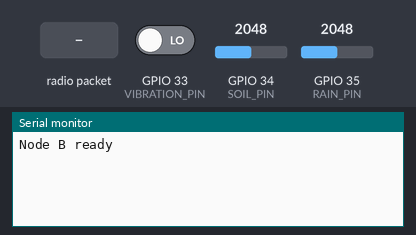
The sketch below on a simulated ESP32. On the bench: the last lines printed to the serial monitor. The test bench sets the inputs (shaded band); at power-on: GPIO 34 (SOIL_PIN) = 2048, GPIO 35 (RAIN_PIN) = 2048, GPIO 33 (VIBRATION_PIN) LOW (analog values on the 0–4095 scale). No radio packets arrive unless stated.

Above: at 1.2 s.
1.3 s: radio packet "A|" arrives
At 2.7 s:
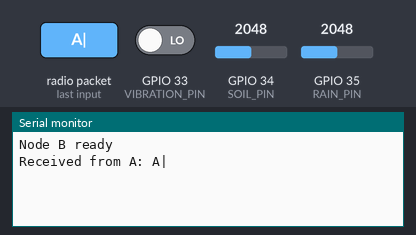
6.5 s: GPIO 34 (SOIL_PIN) set to 2866
At 7.0 s:
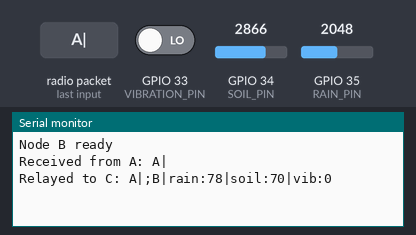
8.0 s: GPIO 35 (RAIN_PIN) set to 2866
9.5 s: GPIO 33 (VIBRATION_PIN) driven HIGH
At 10.8 s:
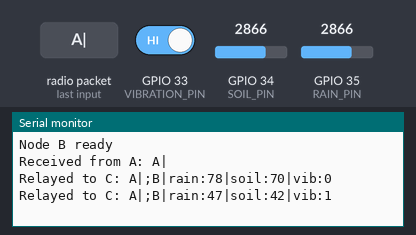

The sketch:

node_B_landslide.ino
```cpp
// ============================================================
// NODE B - Hilly / Landslide Zone
// Sensors: Rain + Soil moisture + Vibration
// Relays Node A's data (received via LoRa) combined with its
// own readings onward to Node C every 5 seconds
// ============================================================

#include <SPI.h>
#include <LoRa.h>

// LoRa pins
#define LORA_SS   5
#define LORA_RST  14
#define LORA_DIO0 2

// Sensor pins
#define SOIL_PIN       34   // analog
#define RAIN_PIN       35   // analog
#define VIBRATION_PIN  33   // digital

const long SEND_INTERVAL = 5000;
unsigned long lastSend = 0;

String lastAData = "";
unsigned long lastAReceivedTime = 0;
const unsigned long A_DATA_TIMEOUT = 30000; // treat A's data as stale after 30s

// ---- Calibrate these against your actual sensors ----
int SOIL_AIR_VALUE   = 4095;  // raw value when soil sensor is dry/in air
int SOIL_WATER_VALUE = 1200;  // raw value when soil sensor is in water
int RAIN_DRY_VALUE   = 4095;  // raw value when rain sensor is dry
int RAIN_WET_VALUE   = 1500;  // raw value when rain sensor is fully wet

void setup() {
  Serial.begin(115200);

  analogReadResolution(12);
  analogSetAttenuation(ADC_11db);
  pinMode(VIBRATION_PIN, INPUT);

  LoRa.setPins(LORA_SS, LORA_RST, LORA_DIO0);
  if (!LoRa.begin(433E6)) {        // must match Node A and Node C
    Serial.println("LoRa init failed. Check wiring.");
    while (1);
  }

  Serial.println("Node B ready");
}

void loop() {
  // 1. Listen for incoming data from Node A
  int packetSize = LoRa.parsePacket();
  if (packetSize) {
    String incoming = "";
    while (LoRa.available()) {
      incoming += (char)LoRa.read();
    }
    if (incoming.startsWith("A|")) {
      lastAData = incoming;
      lastAReceivedTime = millis();
      Serial.println("Received from A: " + incoming);
    }
  }

  // 2. Every SEND_INTERVAL, read own sensors and forward combined data to C
  if (millis() - lastSend >= SEND_INTERVAL) {
    lastSend = millis();

    int soilRaw = analogRead(SOIL_PIN);
    int rainRaw = analogRead(RAIN_PIN);
    int vibration = digitalRead(VIBRATION_PIN);

    int soilPercent = map(soilRaw, SOIL_AIR_VALUE, SOIL_WATER_VALUE, 0, 100);
    soilPercent = constrain(soilPercent, 0, 100);

    int rainPercent = map(rainRaw, RAIN_DRY_VALUE, RAIN_WET_VALUE, 0, 100);
    rainPercent = constrain(rainPercent, 0, 100);

    String bData = "B|rain:" + String(rainPercent) +
                    "|soil:" + String(soilPercent) +
                    "|vib:" + String(vibration);

    String combined;
    if (lastAData != "" && (millis() - lastAReceivedTime < A_DATA_TIMEOUT)) {
      combined = lastAData + ";" + bData;
    } else {
      combined = "A|status:no_data;" + bData;
    }

    LoRa.beginPacket();
    LoRa.print(combined);
    LoRa.endPacket();

    Serial.println("Relayed to C: " + combined);
  }
}
```

Measured:
- after the input at 1.3 s, the serial monitor: prints a new line at once (image 1)
- after the input at 9.5 s, the serial monitor: prints a new line after 0.56 s (image 3)
